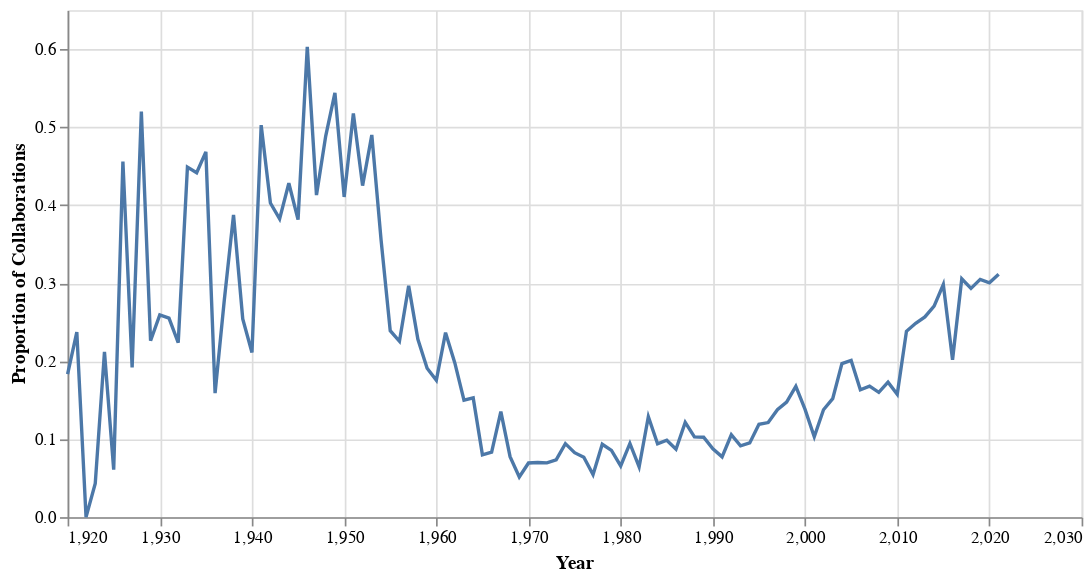

Source (notebook cell):
### Code cell
# Collab Line Graph
# Average collaboration rate over time

%run collab_line.ipynb

collab

### Figure 1 — Vega-Lite specification as saved in the notebook (floating-point values rounded to 4 significant figures)
{"config": {"view": {"continuousWidth": 400, "continuousHeight": 300}}, "layer": [{"mark": "line", "encoding": {"x": {"type": "quantitative", "field": "Year"}, "y": {"type": "quantitative", "field": "Proportion of Collaborations"}}}, {"mark": "point", "encoding": {"opacity": {"value": 0}, "x": {"type": "quantitative", "field": "Year"}}, "selection": {"selector012": {"type": "single", "nearest": true, "on": "mouseover", "fields": ["Year"], "empty": "none"}}}, {"mark": "point", "encoding": {"opacity": {"condition": {"value": 1, "selection": "selector012"}, "value": 0}, "x": {"type": "quantitative", "field": "Year"}, "y": {"type": "quantitative", "field": "Proportion of Collaborations"}}}, {"mark": {"type": "rule", "color": "gray"}, "encoding": {"x": {"type": "quantitative", "field": "Year"}}, "transform": [{"filter": {"selection": "selector012"}}]}, {"mark": {"type": "text", "align": "left", "dx": 5, "dy": -5}, "encoding": {"text": {"condition": {"type": "quantitative", "field": "Proportion of Collaborations", "selection": "selector012"}, "value": " "}, "x": {"type": "quantitative", "field": "Year"}, "y": {"type": "quantitative", "field": "Proportion of Collaborations"}}}], "data": {"name": "data-2d9a2ed78e7e9d5429a0f79565b8a28d"}, "height": 300, "width": 600, "$schema": "https://vega.github.io/schema/vega-lite/v4.8.1.json", "datasets": {"data-2d9a2ed78e7e9d5429a0f79565b8a28d": [{"Year": 1920, "Proportion of Collaborations": 0.1834}, {"Year": 1921, "Proportion of Collaborations": 0.2372}, {"Year": 1922, "Proportion of Collaborations": 0.0}, {"Year": 1923, "Proportion of Collaborations": 0.04324}, {"Year": 1924, "Proportion of Collaborations": 0.2119}, {"Year": 1925, "Proportion of Collaborations": 0.06093}, {"Year": 1926, "Proportion of Collaborations": 0.456}, {"Year": 1927, "Proportion of Collaborations": 0.192}, {"Year": 1928, "Proportion of Collaborations": 0.52}, {"Year": 1929, "Proportion of Collaborations": 0.2261}, {"Year": 1930, "Proportion of Collaborations": 0.2593}, {"Year": 1931, "Proportion of Collaborations": 0.2552}, {"Year": 1932, "Proportion of Collaborations": 0.2238}, {"Year": 1933, "Proportion of Collaborations": 0.4487}, {"Year": 1934, "Proportion of Collaborations": 0.4416}, {"Year": 1935, "Proportion of Collaborations": 0.4683}, {"Year": 1936, "Proportion of Collaborations": 0.159}, {"Year": 1937, "Proportion of Collaborations": 0.2784}, {"Year": 1938, "Proportion of Collaborations": 0.3875}, {"Year": 1939, "Proportion of Collaborations": 0.254}, {"Year": 1940, "Proportion of Collaborations": 0.211}, {"Year": 1941, "Proportion of Collaborations": 0.5026}, {"Year": 1942, "Proportion of Collaborations": 0.4027}, {"Year": 1943, "Proportion of Collaborations": 0.3824}, {"Year": 1944, "Proportion of Collaborations": 0.428}, {"Year": 1945, "Proportion of Collaborations": 0.3815}, {"Year": 1946, "Proportion of Collaborations": 0.603}, {"Year": 1947, "Proportion of Collaborations": 0.4129}, {"Year": 1948, "Proportion of Collaborations": 0.4885}, {"Year": 1949, "Proportion of Collaborations": 0.544}, {"Year": 1950, "Proportion of Collaborations": 0.4105}, {"Year": 1951, "Proportion of Collaborations": 0.5175}, {"Year": 1952, "Proportion of Collaborations": 0.425}, {"Year": 1953, "Proportion of Collaborations": 0.49}, {"Year": 1954, "Proportion of Collaborations": 0.356}, {"Year": 1955, "Proportion of Collaborations": 0.239}, {"Year": 1956, "Proportion of Collaborations": 0.2255}, {"Year": 1957, "Proportion of Collaborations": 0.2965}, {"Year": 1958, "Proportion of Collaborations": 0.228}, {"Year": 1959, "Proportion of Collaborations": 0.191}, {"Year": 1960, "Proportion of Collaborations": 0.1755}, {"Year": 1961, "Proportion of Collaborations": 0.2365}, {"Year": 1962, "Proportion of Collaborations": 0.198}, {"Year": 1963, "Proportion of Collaborations": 0.15}, {"Year": 1964, "Proportion of Collaborations": 0.1529}, {"Year": 1965, "Proportion of Collaborations": 0.07992}, {"Year": 1966, "Proportion of Collaborations": 0.08328}, {"Year": 1967, "Proportion of Collaborations": 0.1353}, {"Year": 1968, "Proportion of Collaborations": 0.07753}, {"Year": 1969, "Proportion of Collaborations": 0.05154}, {"Year": 1970, "Proportion of Collaborations": 0.06941}, {"Year": 1971, "Proportion of Collaborations": 0.07012}, {"Year": 1972, "Proportion of Collaborations": 0.06951}, {"Year": 1973, "Proportion of Collaborations": 0.07343}, {"Year": 1974, "Proportion of Collaborations": 0.0942}, {"Year": 1975, "Proportion of Collaborations": 0.08263}, {"Year": 1976, "Proportion of Collaborations": 0.07669}, {"Year": 1977, "Proportion of Collaborations": 0.05447}, {"Year": 1978, "Proportion of Collaborations": 0.09339}, {"Year": 1979, "Proportion of Collaborations": 0.0855}, {"Year": 1980, "Proportion of Collaborations": 0.06569}, {"Year": 1981, "Proportion of Collaborations": 0.09445}, {"Year": 1982, "Proportion of Collaborations": 0.06431}, {"Year": 1983, "Proportion of Collaborations": 0.1288}, {"Year": 1984, "Proportion of Collaborations": 0.09395}, {"Year": 1985, "Proportion of Collaborations": 0.09865}, {"Year": 1986, "Proportion of Collaborations": 0.08711}, {"Year": 1987, "Proportion of Collaborations": 0.1214}, {"Year": 1988, "Proportion of Collaborations": 0.1028}, {"Year": 1989, "Proportion of Collaborations": 0.1024}, {"Year": 1990, "Proportion of Collaborations": 0.08765}, {"Year": 1991, "Proportion of Collaborations": 0.07732}, {"Year": 1992, "Proportion of Collaborations": 0.1056}, {"Year": 1993, "Proportion of Collaborations": 0.09136}, {"Year": 1994, "Proportion of Collaborations": 0.0951}, {"Year": 1995, "Proportion of Collaborations": 0.1189}, {"Year": 1996, "Proportion of Collaborations": 0.1212}, {"Year": 1997, "Proportion of Collaborations": 0.1376}, {"Year": 1998, "Proportion of Collaborations": 0.1475}, {"Year": 1999, "Proportion of Collaborations": 0.1677}, {"Year": 2000, "Proportion of Collaborations": 0.1381}, {"Year": 2001, "Proportion of Collaborations": 0.103}, {"Year": 2002, "Proportion of Collaborations": 0.1377}, {"Year": 2003, "Proportion of Collaborations": 0.1519}, {"Year": 2004, "Proportion of Collaborations": 0.1968}, {"Year": 2005, "Proportion of Collaborations": 0.2009}, {"Year": 2006, "Proportion of Collaborations": 0.1634}, {"Year": 2007, "Proportion of Collaborations": 0.1679}, {"Year": 2008, "Proportion of Collaborations": 0.16}, {"Year": 2009, "Proportion of Collaborations": 0.173}, {"Year": 2010, "Proportion of Collaborations": 0.1576}, {"Year": 2011, "Proportion of Collaborations": 0.2383}, {"Year": 2012, "Proportion of Collaborations": 0.2486}, {"Year": 2013, "Proportion of Collaborations": 0.2567}, {"Year": 2014, "Proportion of Collaborations": 0.2704}, {"Year": 2015, "Proportion of Collaborations": 0.2983}, {"Year": 2016, "Proportion of Collaborations": 0.2018}, {"Year": 2017, "Proportion of Collaborations": 0.3057}, {"Year": 2018, "Proportion of Collaborations": 0.2933}, {"Year": 2019, "Proportion of Collaborations": 0.3049}, {"Year": 2020, "Proportion of Collaborations": 0.3004}, {"Year": 2021, "Proportion of Collaborations": 0.3114}]}}
